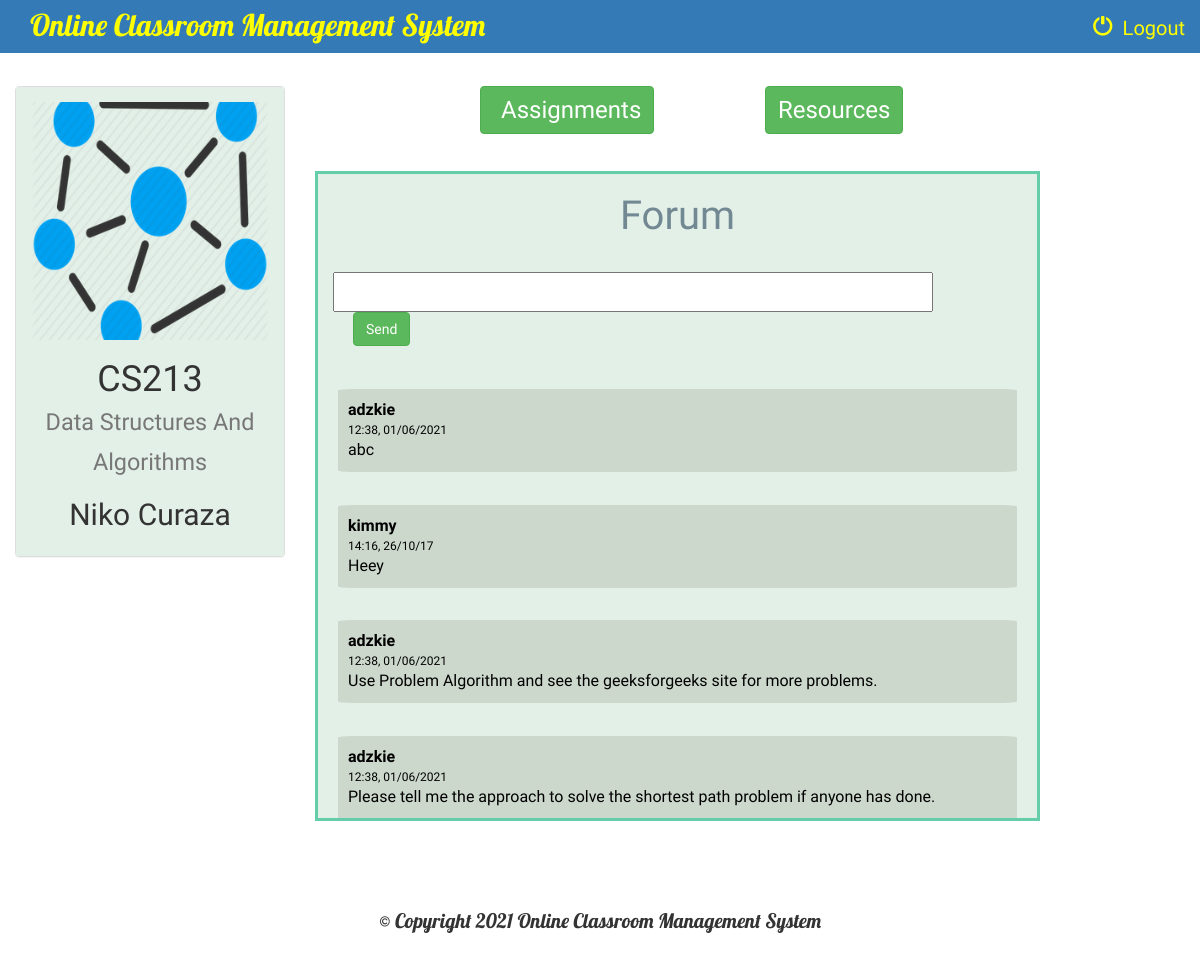
Page /course/1/detail/ (signed in) on the committed database.
### instructor/models.py (models this page shows, shortened)
class Course(models.Model):
    name = models.CharField(max_length=100)
    code = models.CharField(max_length=100)
    instructor = models.ForeignKey(Instructor, on_delete=models.CASCADE)
    course_logo = models.FileField(default=1)

class Instructor(models.Model):
    user = models.ForeignKey(User,on_delete=models.CASCADE, default=1)
    name = models.CharField(max_length=100)
    information = models.CharField(max_length=1000,default=1)
    def __str__(self):
        return self.name

### course/models.py (models this page shows)
class Message(models.Model):
    content = models.CharField(max_length=500)
    course = models.ForeignKey(Course,default=1,on_delete=models.CASCADE)
    sender = models.ForeignKey(User,default=1, on_delete=models.CASCADE)
    time = models.CharField(max_length=100)

### course/views.py (the view)
# urls.py: path('<int:course_id>/detail/', views.detail, name='detail'),
@login_required
def detail(request, course_id):
    user = request.user
    student = Student.objects.get(user=request.user)
    courses = student.course_list.all()
    course = Course.objects.get(id=course_id)
    instructor = course.instructor
    messages = Message.objects.filter(course=course)
    form = MessageForm(request.POST or None)
    if request.method == 'POST':
        if form.is_valid():
            message = form.save(commit=False)
            message.course = course
            message.sender = user
            message.time = datetime.datetime.now().strftime('%H:%M, %d/%m/%y') # get the current date,time and convert into string
            message.save()
            try:
                student = Student.objects.get(user=request.user)
                return redirect('course:detail', course_id)
            except:
                return redirect('instructor:instructor_detail', course.id)
    else:
        form = MessageForm()
        context = {
            'course': course,
            'user': user,
            'instructor': instructor,
            'student': student,
            'courses': courses,
            'messages': messages,
            'form': form
        }
        return render(request, 'course/detail.html', context)

### course/forms.py
class MessageForm(forms.ModelForm):
    class Meta:
        model = Message
        fields = ['content']

### course/templates/course/detail.html (shortened to what this page needs)
{% extends 'course/basic_page.html' %}
{% block body %}
<br>
<div class="container-fluid songs-container">
    <div class="row">
        <div class="col-sm-6 col-md-3">
            <div class="panel panel-default">
                {% if course in courses %}
                <div class="panel-body" style="background-color: #e3f0e8;border: 0px solid #66cdaa;">
                    <a href="{% url 'course:detail' course.id %}">
                        {% if course.course_logo %}
                            <img src="{{ course.course_logo.url }}" class="img-responsive">
                        {% else %}
                            <h3>No image to display</h3>
                        {% endif %}
                    </a>
                    <h1 align="center">{{ course.code }}<br> <small>{{ course.name }}</small></h1>
                    <h2 align="center">{{ course.instructor }}</h2>
                </div>
            </div>
        </div>
        <div class="col-sm-9"style="color:white;">
            <div class="col-sm-2">
    <a href="{% url 'course:view_assignments' course.id %}">
        <button type="submit" class="btn btn-success"style="font-size: larger;padding-left: 20px;margin-left:150px">Assignments</button></a>
            </div>
            <div class="col-sm-4">
            </div>
            <div class="col-sm-2">
    <a href="{% url 'course:view_resources' course.id %}">
        <button type="submit" class="btn btn-success"style="font-size: larger;margin-left:0px">Resources</button></a>
            </div>
            <div class="col-sm-4"></div>
            <br><br><br>
            <div class="col-sm-10" style=" position:fixed-right;overflow-y: scroll; height:650px;border: 3px solid #66cdaa;background-color:#e3f0e8;color:black;font-family: 'Abhaya Libre';font-size:16px;">
                <h1 style="text-align:center;font-family:Volkhov,cursive;font-size:40px;color: #728892"> Forum </h1>
                <br>
                 <form class="form-horizontal" role="form" action="" method="post" enctype="multipart/form-data">
                    {% for field in form %}
                    <div class="form-group">
                        <div class="col-sm-offset-2 col-sm-10">
                        </div>
                    <div class="col-sm-10" style="color: black;">{{ field }}
                    <button type="submit" style="margin-left:20px" class="btn btn-success">Send</button>
                    </div>
                    </div>
                    {% endfor %}
                </form>
    {% for message in messages reversed %}
        <br>
                <div style="background-color:#CDD8CD; border-radius:2%;padding:10px; margin:5px">
                    <b>{{ message.sender }}</b><br>
                    <div style="font-size:12px;">{{ message.time }}</div>
                    {{ message.content }}<br>
                </div>
    {% endfor %}
        </div><br><br><br>
        </div><br><br><br>
    </div><br><br><br>
</div>
{% else %}
    You are not enrolled in this course
{% endif %}
{% endblock %}

### course/templates/course/basic_page.html (shortened to what this page needs)
    <!DOCTYPE html>
    <html lang="en">
    <head>
        {% load staticfiles %}
        <link rel="stylesheet" href="https://maxcdn.bootstrapcdn.com/bootstrap/3.3.6/css/bootstrap.min.css">
    </head>
    <body background=""style="font-family: Ledger;font-size: 20px;">
    <nav class="navbar-fixed-top bg-primary">
        <div class="container-fluid">
            <div class="navbar-header">
                         <a class="navbar-brand" style="font-family:'Lobster',cursive;font-size:30px;" href="{% url 'course:index' %}">Online Classroom Management System</a>
            </div>
            <div class="collapse navbar-collapse" id="topNavBar">
                <ul class="nav navbar-nav navbar-right">
                    <li>
                        <a href="{% url 'logout_user' %}">
                            <span class="glyphicon glyphicon-off" aria-hidden="true"></span>&nbsp; Logout
                        </a>
                    </li>
                </ul>
            </div>
        </div>
    </nav><br><br>
    {% block body %}
    {% endblock %}
    </body>
    <footer style="text-align:center;font-family:Lobster;">&copy; Copyright 2021 Online Classroom Management System</footer>
    </html>

### course/templates/course/basic_page.html (style rules this page uses)
a { color: yellow; }
#id_content { width: 600px; height: 40px; }
body { background: url('') no-repeat center center fixed; background-size: cover; font-family: Ledger;font-size: 20px; }

### rows in the picture
Course: course_logo (picture), code "CS213", name "Data Structures And Algorithms", instructor "Niko Curaza"
Message: sender "adzkie", time "12:38, 01/06/2021", content "abc"
Message: sender "kimmy", time "14:16, 26/10/17", content "Heey"
Message: sender "adzkie", time "12:38, 01/06/2021", content "Use Problem Algorithm and see the geeksforgeeks site for more problems."
Message: sender "adzkie", time "12:38, 01/06/2021", content "Please tell me the approach to solve the shortest path problem if anyone has done."
